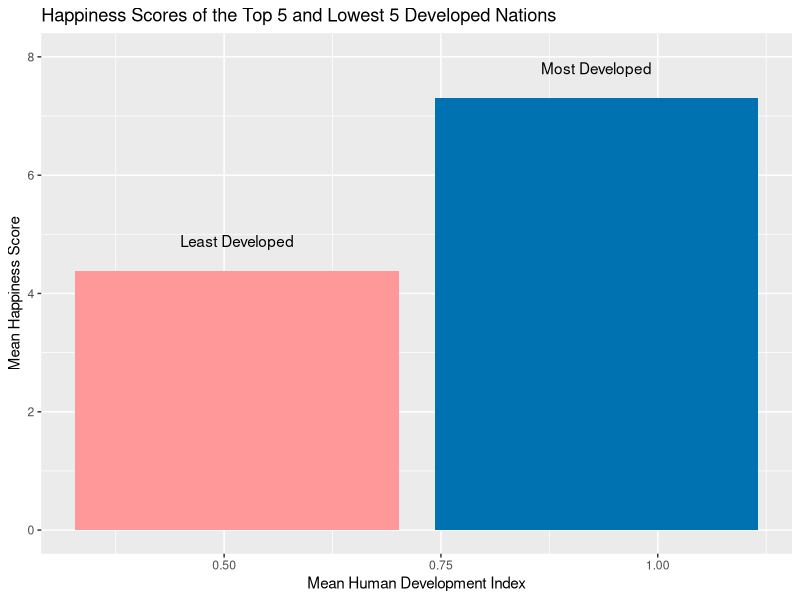

Here is the R script that generated this plot:
# Load relevant libraries
library("dplyr")
library("ggplot2")

# Filter through world data frame to get relevant data
world_data <- read.csv(
  "WDVP Datasets - small countries are beautiful 6.51.37 PM.csv",
  stringsAsFactors = FALSE) %>% 
  select(indicator, human.development.index, world.happiness.report.score)
colnames(world_data) = c("country", "development", "happiness")
world_data <- tail(world_data, -4)
world_data <- world_data %>%
  arrange(development) %>%
  filter(development != "-",
         happiness != "-") %>%
  mutate(development = as.numeric(development),
         happiness = as.numeric(happiness))

# Summarize top 5 highest and lowest development and compare values
top_5 <- world_data %>%
  top_n(5, development) %>%
  summarise(mean_dev = mean(development),
            mean_happy = mean(happiness)) %>%
  mutate(type = "Most Developed")

low_5 <- world_data %>%
  top_n(-5, development) %>%
  summarise(mean_dev = mean(development),
            mean_happy = mean(happiness)) %>%
  mutate(type = "Least Developed")

combined <- full_join(top_5, low_5)

# Plot bar graph comparine dev levels to happiness scores

colors <- c("#0072B2", "#FF9999")

dev_happy_plot <- ggplot(data = combined, aes(x = mean_dev, y = mean_happy)) +
  geom_bar(stat = "identity", fill = colors) + 
  geom_text(aes(label = combined$type, vjust = -2)) +
  labs(x = "Mean Human Development Index",
       y = "Mean Happiness Score",
       title = "Happiness Scores of the Top 5 and Lowest 5 Developed Nations") +
  scale_y_continuous(limits=c(0, 8))


